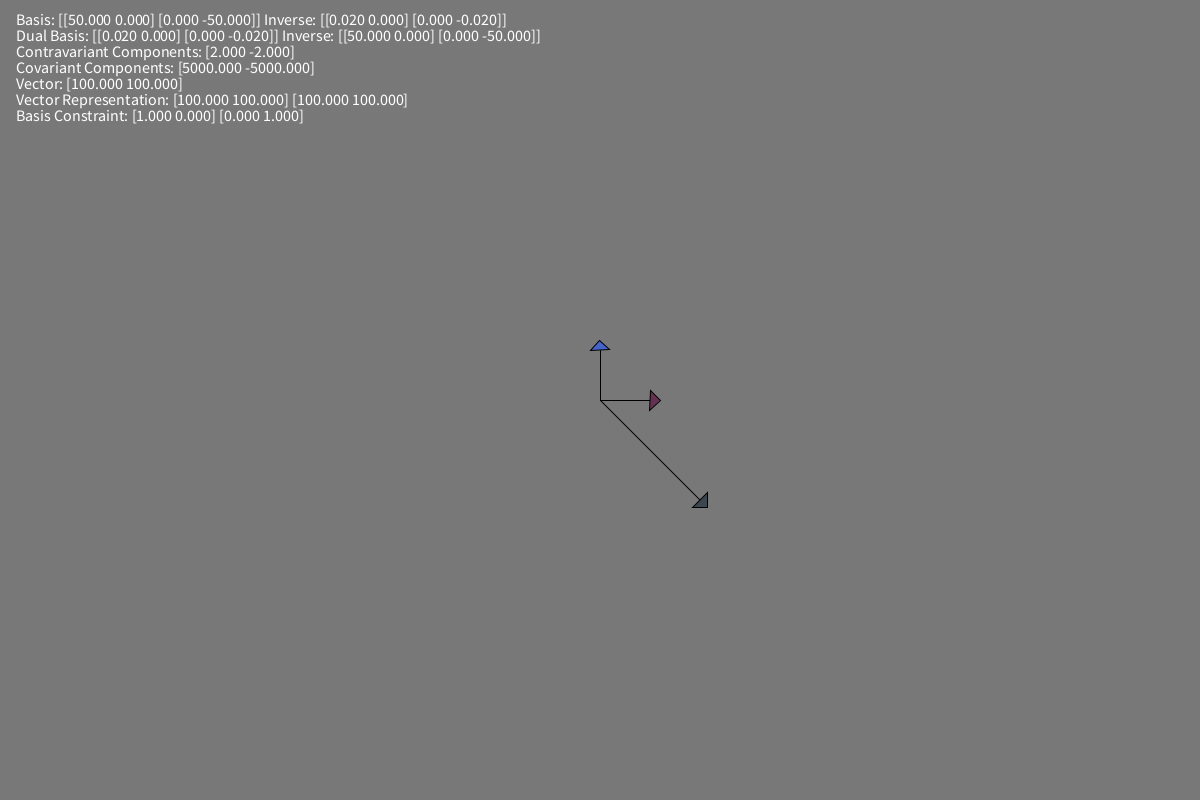
Frame 1 (no input)
Frame 60 (the mouse pressed at the canvas centre just before this capture): identical to frame 1, image omitted
Frame 120 (the mouse held since frame 60 and released just before this capture): identical to frame 1, image omitted

The Processing sketch that drew this single still picture (run headless with seeded random() and noise(); from frame 60 on, the mouse is pressed at the canvas centre):

// Processing sketch: contravariant_covariant_vectors
// ── contravariant_covariant_vectors.pde
/*

https://en.wikipedia.org/wiki/Covariance_and_contravariance_of_vectors
https://en.wikipedia.org/wiki/Dual_basis
https://en.wikipedia.org/wiki/Einstein_notation#Vector_representations
https://en.wikipedia.org/wiki/Raising_and_lowering_indices
https://www.mathpages.com/home/kmath398/kmath398.htm
https://mathworld.wolfram.com/Tensor.html
https://my.mech.utah.edu/~brannon/public/curvilinear.pdf

*/

PVector[] basis;
PVector vector;
int fontsz;

void setup() {
  size(1200, 800);
  fontsz = 16;
  textSize(fontsz);
  
  basis = new PVector[]{
    new PVector(50, 0),
    new PVector(0, -50),
  };
  vector = new PVector(100, 100);
}

void draw() {
  PMatrix2D B = orientation(basis);
  PMatrix2D BI = B.get();
  BI.invert();

  PVector[] dual = duals(basis);
  PMatrix2D D = orientation(dual);
  PMatrix2D DI = D.get();
  DI.invert();
  
  PVector ct = BI.mult(vector, null);
  PVector cv = DI.mult(vector, null);
  
  PVector v1 = B.mult(ct, null);
  PVector v2 = D.mult(cv, null);
  
  background(120);
  fill(200);
  drawBasis(basis);

  fill(60, 70, 80);
  arrow(width/2, height/2, width/2+vector.x, height/2+vector.y, 10);

  fill(255);
  text(String.format("Basis: [[%.3f %.3f] [%.3f %.3f]] Inverse: [[%.3f %.3f] [%.3f %.3f]]",
       basis[0].x, basis[0].y, basis[1].x, basis[1].y, BI.m00, BI.m01, BI.m10, BI.m11), 16, 25 + 0*fontsz);
  text(String.format("Dual Basis: [[%.3f %.3f] [%.3f %.3f]] Inverse: [[%.3f %.3f] [%.3f %.3f]]",
       dual[0].x, dual[0].y, dual[1].x, dual[1].y, DI.m00, DI.m01, DI.m10, DI.m11), 16, 25 + 1*fontsz);
  text(String.format("Contravariant Components: [%.3f %.3f]", ct.x, ct.y), 16, 25 + 2*fontsz);
  text(String.format("Covariant Components: [%.3f %.3f]", cv.x, cv.y), 16, 25 + 3*fontsz);
  text(String.format("Vector: [%.3f %.3f]", vector.x, vector.y), 16, 25 + 4*fontsz);
  text(String.format("Vector Representation: [%.3f %.3f] [%.3f %.3f]", v1.x, v1.y, v2.x, v2.y), 16, 25 + 5*fontsz);
  text(String.format("Basis Constraint: [%.3f %.3f] [%.3f %.3f]",
       basis[0].dot(dual[0]), basis[0].dot(dual[1]), basis[1].dot(dual[0]), basis[1].dot(dual[1])), 16, 25 + 6*fontsz);
}

void mousePressed() {
  float x = mouseX - width/2;
  float y = mouseY - height/2;
  
  if (keyPressed && keyCode == SHIFT) {
    if (mouseButton == LEFT)
      basis[0].set(x, y);
    else if (mouseButton == RIGHT)
      basis[1].set(x, y);
  } else if (mouseButton == LEFT)
    vector.set(x, y);
}

void drawBasis(PVector[] b) {
  float x = width/2;
  float y = height/2;
  float tz = 10;
  fill(100, 50, 80);
  arrow(x, y, x+b[0].x, y+b[0].y, tz);
  fill(70, 100, 200);
  arrow(x, y, x+b[1].x, y+b[1].y, tz);
}

void arrow(float x1, float y1, float x2, float y2, float tz) {
  line(x1, y1, x2, y2);
  
  float ang = atan2(y2-y1, x2-x1) + radians(270);
  pushMatrix();
  translate(x2, y2);
  rotate(ang);
  triangle(-tz, 0, tz, 0, 0, tz);
  popMatrix();
}

PMatrix2D orientation(PVector[] b) {
  return new PMatrix2D(b[0].x, b[1].x, 0, b[0].y, b[1].y, 0);
}

/*

When we are transforming vectors, their components change with the basis and if we make a basis change,
the components will also be scaled accordingly. However the vector we want to represent should stay the same.

This means the vector can be represented in different bases as follows:
v = v_1*e_1 + v_2*e_2 ... + v_n*e_n (covector, where its covariant components scale with the basis)
v = v^1*e^1 + v^2*e^2 ... + v^n*e^n (vector, where its contravariant components scale inversely with the basis)

We want to understand how the components v_i and v^i changes when we change the basis,
this can be analyzed using the concept of a dual basis.

A dual basis can be computed using the following rules:

(Einstein notation, the 'i' represents indices and not a power)
e^i = contravariant basis (upper index)
e_i = covariant basis     (lower index)

e^i: tangent vectors, position vectors, vectors
e_i: gradient of scalar field, normal vectors, covectors

dot(e^i, e_j) = 1 if i = j
The basis vector e^i does not have to be the same vector as e_i in this case, but they have to
scale with the original basis vector in such a way that the dot product is normalized

dot(e^i, e_j) = 0 if i != j
The basis vector e^i is orthogonal to every other basis vector in the original basis set.

We can view this as generating a identity matrix if for every index entry
Aij = dot(e^i, e_j)

For orthonormal basis in euclidean space, we can show that the constraint above makes the
contravariant and covariant basis vectors the same, ie, the basis vectors are generated by unit rotation matrices.
This is not true in general spaces however.

The distinction becomes important if we are in a curvilinear or even a euclidean space where
the basis vectors are not orthogonal to each other or not unit length.

In Euclidean space, we can show that the dual basis is the inverse transpose of the orientation matrix we make
with the original basis vectors.

Tensors are used to keep track of this contravariant/covariant distinction and unifies the operations (dot, cross, gradients)
in such a way that if we apply the valid tensor operations in one coordinate system and transform it to another, it gives the
same answer as if if we did the operation in the other coordinate system directly. The invariance here is the sum of the
components times the base vectors are invariant even though the components themselves or base vectors cane change under
the coordinate transformation.

Some Einstein notation:
Index raising/lowering: Converts v_i to v^i and v^i to v_i respectively, using the metric tensor.
g^(ij)*a_v = a^u
g_(ij)*a^v = a_i

All of this is in orthonormal basis (where covectors are equal to vectors):
Dot product:
u . v = u_j*v^j

Cross product:
u x v = ε^i_jk * u^j * v^k * e_i

*/

PVector[] duals(PVector[] b) {
  PVector d1 = new PVector(-b[1].y, b[1].x);
  PVector d2 = new PVector(-b[0].y, b[0].x);

  float l1 = b[0].dot(d1);
  float l2 = b[1].dot(d2);
  d1.mult(1.0/l1);
  d2.mult(1.0/l2);

  return new PVector[]{d1, d2};
}
